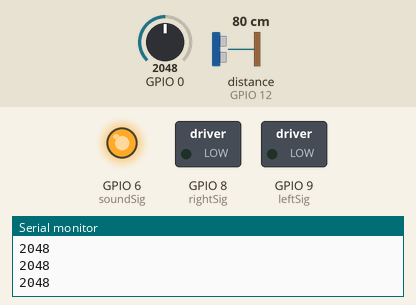
Recording of a sketch running on a simulated ESP32-S3. Shown: switched loads named in the sketch (green lamp = pin HIGH), output pins drawn as LEDs (lit = HIGH), the last lines printed to the serial monitor. Inputs (shaded band) come from the test bench; at power-on: GPIO 0 = 2048, distance to the obstacle (sensor on GPIO 12) 80 cm. The echo pulse lasts 58.3 µs per cm.

Above: at 1.2 s.
1.3 s: GPIO 0 set to 56
4.2 s: GPIO 0 set to 47
At 6.8 s:
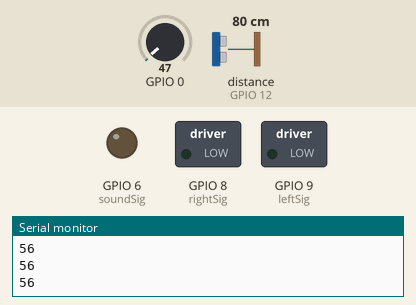
7.2 s: distance to the obstacle (sensor on GPIO 12) set to 23 cm
8.7 s: distance to the obstacle (sensor on GPIO 12) set to 18 cm
At 9.2 s:
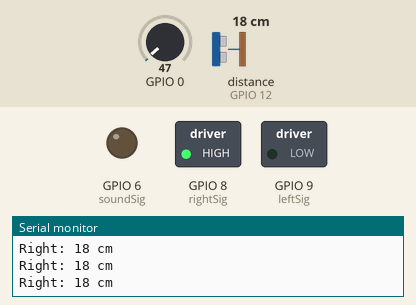
10.2 s: distance to the obstacle (sensor on GPIO 12) set to 14 cm
At 12.9 s:
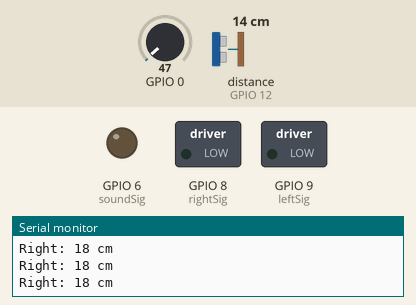
13.2 s: distance to the obstacle (sensor on GPIO 12) set to 2 cm
At 14.6 s:
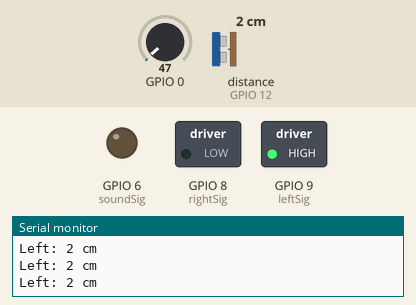
Timing chart, 0 to 15.7 s (numbered marks = the images above; inputs shaded):
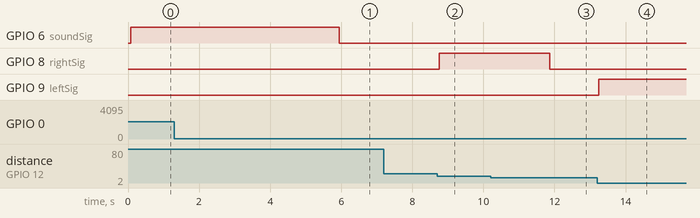

The sketch:

EE427.ino
```cpp
// ---------------------------------------------------------------------------
// This example code was used to successfully communicate with 15 ultrasonic sensors. You can adjust
// the number of sensors in your project by changing SONAR_NUM and the number of NewPing objects in the
// "sonar" array. You also need to change the pins for each sensor for the NewPing objects. Each sensor
// is pinged at 33ms intervals. So, one cycle of all sensors takes 495ms (33 * 15 = 495ms). The results
// are sent to the "oneSensorCycle" function which currently just displays the distance data. Your project
// would normally process the sensor results in this function (for example, decide if a robot needs to
// turn and call the turn function). Keep in mind this example is event-driven. Your complete sketch needs
// to be written so there's no "delay" commands and the loop() cycles at faster than a 33ms rate. If other
// processes take longer than 33ms, you'll need to increase PING_INTERVAL so it doesn't get behind.
// ---------------------------------------------------------------------------
#include <NewPing.h>

#define leftSig 9
#define rightSig 8
#define soundSig 6

#define SONAR_NUM     1 // Number or sensors.
#define MAX_DISTANCE 200 // Maximum distance (in cm) to ping.
#define PING_INTERVAL 33 // Milliseconds between sensor pings (29ms is about the min to avoid cross-sensor echo).

unsigned long pingTimer[SONAR_NUM]; // Holds the times when the next ping should happen for each sensor.
unsigned int cm[SONAR_NUM];         // Where the ping distances are stored.
uint8_t currentSensor = 0;          // Keeps track of which sensor is active.

int sig;
int debounce;

NewPing sonar[SONAR_NUM] = {     // Sensor object array.
  NewPing(13, 12, MAX_DISTANCE), // Each sensor's trigger pin, echo pin, and max distance to ping.
  /*
  NewPing(43, 44, MAX_DISTANCE),
  NewPing(45, 20, MAX_DISTANCE),
  NewPing(21, 22, MAX_DISTANCE),
  NewPing(23, 24, MAX_DISTANCE),
  NewPing(25, 26, MAX_DISTANCE),
  NewPing(27, 28, MAX_DISTANCE),
  NewPing(29, 30, MAX_DISTANCE),
  NewPing(31, 32, MAX_DISTANCE),
  NewPing(34, 33, MAX_DISTANCE),
  NewPing(35, 36, MAX_DISTANCE),
  NewPing(37, 38, MAX_DISTANCE),
  NewPing(39, 40, MAX_DISTANCE),
  NewPing(50, 51, MAX_DISTANCE),
  NewPing(52, 53, MAX_DISTANCE)
  */
};

void setup() {
  Serial.begin(115200);
  pingTimer[0] = millis() + 75;           // First ping starts at 75ms, gives time for the Arduino to chill before starting.
  for (uint8_t i = 1; i < SONAR_NUM; i++) // Set the starting time for each sensor.
    pingTimer[i] = pingTimer[i - 1] + PING_INTERVAL;

  pinMode(leftSig, OUTPUT);
  pinMode(rightSig, OUTPUT);
  pinMode(soundSig, OUTPUT);
  Serial.println("EE427 Creative Project");
}

void loop() {

  for (uint8_t i = 0; i < SONAR_NUM; i++) { // Loop through all the sensors.
    if (millis() >= pingTimer[i]) {         // Is it this sensor's time to ping?
      pingTimer[i] += PING_INTERVAL * SONAR_NUM;  // Set next time this sensor will be pinged.
      if (i == 0 && currentSensor == SONAR_NUM - 1) oneSensorCycle(); // Sensor ping cycle complete, do something with the results.
      sonar[currentSensor].timer_stop();          // Make sure previous timer is canceled before starting a new ping (insurance).
      currentSensor = i;                          // Sensor being accessed.
      cm[currentSensor] = 0;                      // Make distance zero in case there's no ping echo for this sensor.
      sonar[currentSensor].ping_timer(echoCheck); // Do the ping (processing continues, interrupt will call echoCheck to look for echo).
    }
  }
  // The rest of your code would go here.
  if(debounce > 0){
    switch(sig){
      case 1:
        digitalWrite(leftSig, HIGH);
        break;
      case 2:
        digitalWrite(rightSig, HIGH);
        break;
      case 3:
        digitalWrite(soundSig, HIGH);
        break;
      default:
        break;
    }
    debounce--;
  }

  if (debounce == 0){
    digitalWrite(leftSig, LOW);
    digitalWrite(rightSig, LOW);
    digitalWrite(soundSig, LOW);
  }
}


void echoCheck() { // If ping received, set the sensor distance to array.
  if (sonar[currentSensor].check_timer())
    cm[currentSensor] = sonar[currentSensor].ping_result / US_ROUNDTRIP_CM;
}

void oneSensorCycle() { // Sensor ping cycle complete, do something with the results.
  for (uint8_t i = 0; i < SONAR_NUM; i++) {

      if(cm[i] > 0 && cm[i] <=5){
      Serial.print("Left: ");
      Serial.print(cm[i]);
      Serial.println(" cm");
      debounce = 3000;
      sig = 1;
    }else if(cm[i] > 15 && cm[i] <= 20){
      Serial.print("Right: ");
      Serial.print(cm[i]);
      Serial.println(" cm");
      debounce = 3000;
      sig = 2;
    }
  }

  int sensorValue = analogRead(0);
  if(sensorValue > 50){
    Serial.println(sensorValue, DEC);
    debounce = 3000;
    sig = 3;
  }
}
```

Measured:
- the behaviour switches between 51 and 50 on GPIO 0 (found by bisection; images 0 and 1)
- the behaviour switches between 21 and 20 cm on distance to the obstacle (sensor on GPIO 12) (found by bisection; images 1 and 2)
- the behaviour switches between 16 and 15 cm on distance to the obstacle (sensor on GPIO 12) (found by bisection; images 2 and 3)
- after the input at 4.2 s, GPIO 6 (soundSig): HIGH → LOW after 1.7 s
- after the input at 7.2 s, every drawn part: stays the same
- after the input at 8.7 s, GPIO 8 (rightSig): LOW → HIGH after 0.06 s
- after the input at 10.2 s, GPIO 8 (rightSig): HIGH → LOW after 1.7 s
- after the input at 13.2 s, GPIO 9 (leftSig): LOW → HIGH at once
